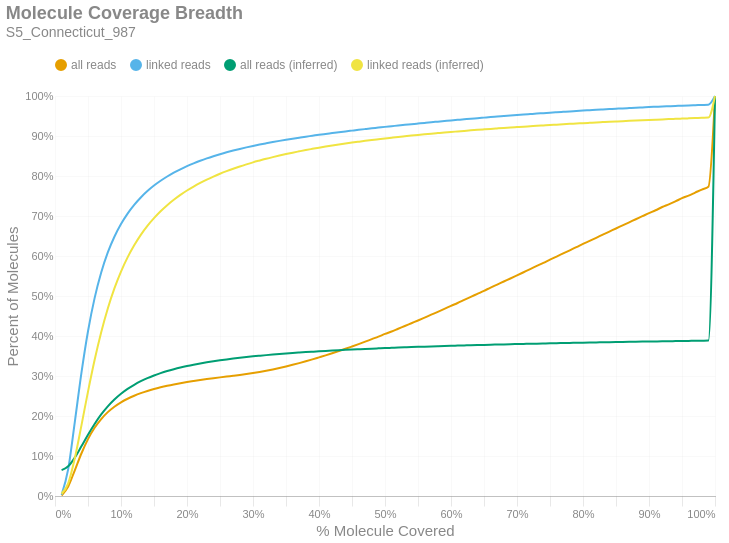

Source (notebook cell):
### Markdown cell above
### Molecule Read Coverage
This chart shows molecule coverage breadth as computed by the number of bases aligned to that molecule. In other words, "*how much of each unique long molecule is actually sequenced/aligned?*" Keep in mind there is a distinction between sequences and alignments, since some sequences belonging to a particular molecule may not align well and wouldn't appear in the alignment data. This chart also shows molecule coverage breadth as computed by the *inferred fragment* from which the aligned sequences originate. Unlike read coverage, this calculation takes into account the total insert size, including unsequenced gaps between the forward and reverse reads. Like the previous figures, these are cumulative percents.

### Code cell
if SKIPLR:
    print_html(f"Skipped")
else:
    binned_df = consolidated_hist(valids['coverage_bp'], mask, 0.01, True)
    binned_df_inf = consolidated_hist(valids['coverage_inserts'], mask, 0.01, True)
    binned_df = binned_df.with_columns(pl.lit(binned_df_inf['all reads (cumsum)']).alias('all reads (inferred)'))
    binned_df = binned_df.with_columns(pl.lit(binned_df_inf['linked reads (cumsum)']).alias('linked reads (inferred)'))
    binned_df = binned_df.with_columns(
        (pl.col('bin').cast(pl.Float64) + 0.01).alias('right_edge')
    )

    with SafeRender(binned_df):
        (
            density_plot(binned_df, 'Molecule Coverage Breadth', samplename, 'molcov', ['all reads (inferred)','linked reads (inferred)'])
            .encode(
                #x=alt.X('bin:Q', title="% Molecule Covered").axis(format = '%').scale(padding=0),
                x=alt.X('right_edge:Q', title="% Molecule Covered").axis(format='%').scale(padding=0),
                y=alt.Y('value:Q', title='Percent of Molecules')
                    .axis(format='%')
                    .stack(False)
                    .scale(domainMin=0, padding=0),
                color=alt.Color("key:N").scale(domain = ["all reads", "linked reads", "all reads (inferred)", "linked reads (inferred)"]),
                tooltip = [
                    alt.Tooltip("key:N", title = "Data Type"),
                    alt.Tooltip("range_label:N", title="% Molecule Covered"),
                    alt.Tooltip("value:Q", format = ".2%", title="% Molecules")
                ]
            )
        ).display()

### Figure 1 — Vega-Lite specification as saved in the notebook (floating-point values rounded to 4 significant figures)
{"width": "container", "height": 400, "config": {"title": {"anchor": "start", "dy": -15, "fontSize": 18, "color": "#888888", "subtitleColor": "#888888", "subtitleFontSize": 14}, "arc": {"fill": "#0072B2"}, "axis": {"domainColor": "#888888", "domainWidth": 0.5, "gridWidth": 0.2, "grid": false, "titleFontWeight": 400, "titleFontSize": 15, "labelFontSize": 11, "labelColor": "#888888", "tickColor": "#888888", "tickWidth": 0.2, "titleColor": "#888888"}, "axisBand": {"grid": false}, "axisX": {"grid": true, "tickSize": 10, "domainCap": "round"}, "axisY": {"domain": false, "grid": true, "tickSize": 0, "domainCap": "round"}, "background": "transparent", "header": {"labelFontSize": 15, "labelColor": "#888888", "titleFontSize": 15, "titleFontWeight": 600, "titleColor": "#888888"}, "legend": {"labelFont": "sans-serif", "labelFontSize": 12, "labelColor": "#888888", "symbolSize": 100, "symbolType": "circle", "titleFontSize": 12, "titlePadding": 10, "titleColor": "#888888", "title": null, "orient": "top"}, "range": {"category": ["#E69F00", "#56B4E9", "#009E73", "#F0E442", "#0072B2", "#D55E00", "#CC79A7", "#000000"], "diverging": ["#cfe8f3", "#a2d4ec", "#73bfe2", "#46abdb", "#1696d2", "#12719e"]}, "area": {"fill": "#0072B2", "fillOpacity": 0.7, "line": true, "strokeOpacity": 0.7}, "line": {"color": "#0072B2", "stroke": "#0072B2", "strokeWidth": 2}, "trail": {"color": "#0072B2", "stroke": "#0072B2", "strokeWidth": 0, "size": 1}, "point": {"filled": true, "fillOpacity": 1.0, "size": 95}, "text": {"color": "#888888", "fontSize": 11, "align": "right", "fontWeight": 400, "size": 11}, "bar": {"fill": "#0072B2", "stroke": null}, "view": {"stroke": null, "continuousWidth": 660, "continuousHeight": 400}}, "data": {"name": "data-7f40b8d6e49756b22aa5c17d21b0e54e"}, "mark": {"type": "line", "interpolate": "monotone", "point": {"opacity": 0, "size": 275}}, "encoding": {"color": {"field": "key", "scale": {"domain": ["all reads", "linked reads", "all reads (inferred)", "linked reads (inferred)"]}, "type": "nominal"}, "tooltip": [{"field": "key", "title": "Data Type", "type": "nominal"}, {"field": "range_label", "title": "% Molecule Covered", "type": "nominal"}, {"field": "value", "format": ".2%", "title": "% Molecules", "type": "quantitative"}], "x": {"axis": {"format": "%"}, "field": "right_edge", "scale": {"padding": 0}, "title": "% Molecule Covered", "type": "quantitative"}, "y": {"axis": {"format": "%"}, "field": "value", "scale": {"domainMin": 0, "padding": 0}, "stack": false, "title": "Percent of Molecules", "type": "quantitative"}}, "params": [{"name": "param_c36ac31b6afebe62", "select": {"type": "point", "fields": ["key"]}, "bind": "legend"}], "title": {"text": "Molecule Coverage Breadth", "subtitle": "S5_Connecticut_987"}, "transform": [{"fold": ["all reads (cumsum)", "linked reads (cumsum)", "all reads (inferred)", "linked reads (inferred)"]}, {"calculate": "replace(datum.key, ' (cumsum)', '')", "as": "key"}, {"filter": {"param": "param_c36ac31b6afebe62"}}], "usermeta": {"embedOptions": {"downloadFileName": "S5_Connecticut_987.molcov"}}, "$schema": "https://vega.github.io/schema/vega-lite/v6.1.0.json", "datasets": {"data-7f40b8d6e49756b22aa5c17d21b0e54e": [{"bin": "0.0", "interval": "0.0-0.01", "all reads": 0.00131, "linked reads": 0.003175, "all reads (cumsum)": 0.00131, "linked reads (cumsum)": 0.003175, "range_label": "0.0-0.01", "all reads (inferred)": 0.06471, "linked reads (inferred)": 0.005738, "right_edge": 0.01}, {"bin": "0.01", "interval": "0.01-0.02", "all reads": 0.02245, "linked reads": 0.06393, "all reads (cumsum)": 0.02376, "linked reads (cumsum)": 0.0671, "range_label": "0.01-0.02", "all reads (inferred)": 0.07425, "linked reads (inferred)": 0.0318, "right_edge": 0.02}, {"bin": "0.02", "interval": "0.02-0.03", "all reads": 0.04059, "linked reads": 0.1179, "all reads (cumsum)": 0.06435, "linked reads (cumsum)": 0.185, "range_label": "0.02-0.03", "all reads (inferred)": 0.09606, "linked reads (inferred)": 0.09445, "right_edge": 0.03}, {"bin": "0.03", "interval": "0.03-0.04", "all reads": 0.04193, "linked reads": 0.1222, "all reads (cumsum)": 0.1063, "linked reads (cumsum)": 0.3072, "range_label": "0.03-0.04", "all reads (inferred)": 0.1241, "linked reads (inferred)": 0.1761, "right_edge": 0.04}, {"bin": "0.04", "interval": "0.04-0.05", "all reads": 0.03587, "linked reads": 0.1048, "all reads (cumsum)": 0.1422, "linked reads (cumsum)": 0.4119, "range_label": "0.04-0.05", "all reads (inferred)": 0.1532, "linked reads (inferred)": 0.261, "right_edge": 0.05}, {"bin": "0.05", "interval": "0.05-0.06", "all reads": 0.02836, "linked reads": 0.08275, "all reads (cumsum)": 0.1705, "linked reads (cumsum)": 0.4947, "range_label": "0.05-0.06", "all reads (inferred)": 0.1801, "linked reads (inferred)": 0.3399, "right_edge": 0.06}, {"bin": "0.06", "interval": "0.06-0.07", "all reads": 0.02189, "linked reads": 0.0639, "all reads (cumsum)": 0.1924, "linked reads (cumsum)": 0.5586, "range_label": "0.06-0.07", "all reads (inferred)": 0.2038, "linked reads (inferred)": 0.4094, "right_edge": 0.07}, {"bin": "0.07", "interval": "0.07-0.08", "all reads": 0.01723, "linked reads": 0.05024, "all reads (cumsum)": 0.2096, "linked reads (cumsum)": 0.6088, "range_label": "0.07-0.08", "all reads (inferred)": 0.2241, "linked reads (inferred)": 0.4687, "right_edge": 0.08}, {"bin": "0.08", "interval": "0.08-0.09", "all reads": 0.01354, "linked reads": 0.03934, "all reads (cumsum)": 0.2232, "linked reads (cumsum)": 0.6482, "range_label": "0.08-0.09", "all reads (inferred)": 0.2412, "linked reads (inferred)": 0.5189, "right_edge": 0.09}, {"bin": "0.09", "interval": "0.09-0.1", "all reads": 0.01096, "linked reads": 0.03179, "all reads (cumsum)": 0.2341, "linked reads (cumsum)": 0.68, "range_label": "0.09-0.1", "all reads (inferred)": 0.2556, "linked reads (inferred)": 0.5611, "right_edge": 0.1}, {"bin": "0.1", "interval": "0.1-0.11", "all reads": 0.009013, "linked reads": 0.02606, "all reads (cumsum)": 0.2432, "linked reads (cumsum)": 0.706, "range_label": "0.1-0.11", "all reads (inferred)": 0.2677, "linked reads (inferred)": 0.5967, "right_edge": 0.11}, {"bin": "0.11", "interval": "0.11-0.12", "all reads": 0.00754, "linked reads": 0.02178, "all reads (cumsum)": 0.2507, "linked reads (cumsum)": 0.7278, "range_label": "0.11-0.12", "all reads (inferred)": 0.2781, "linked reads (inferred)": 0.6269, "right_edge": 0.12}, {"bin": "0.12", "interval": "0.12-0.13", "all reads": 0.006431, "linked reads": 0.01853, "all reads (cumsum)": 0.2571, "linked reads (cumsum)": 0.7464, "range_label": "0.12-0.13", "all reads (inferred)": 0.287, "linked reads (inferred)": 0.6529, "right_edge": 0.13}, {"bin": "0.13", "interval": "0.13-0.14", "all reads": 0.005538, "linked reads": 0.01592, "all reads (cumsum)": 0.2627, "linked reads (cumsum)": 0.7623, "range_label": "0.13-0.14", "all reads (inferred)": 0.2946, "linked reads (inferred)": 0.6754, "right_edge": 0.14}, {"bin": "0.14", "interval": "0.14-0.15", "all reads": 0.00482, "linked reads": 0.01378, "all reads (cumsum)": 0.2675, "linked reads (cumsum)": 0.776, "range_label": "0.14-0.15", "all reads (inferred)": 0.3012, "linked reads (inferred)": 0.6947, "right_edge": 0.15}, {"bin": "0.15", "interval": "0.15-0.16", "all reads": 0.004213, "linked reads": 0.01197, "all reads (cumsum)": 0.2717, "linked reads (cumsum)": 0.788, "range_label": "0.15-0.16", "all reads (inferred)": 0.3071, "linked reads (inferred)": 0.7118, "right_edge": 0.16}, {"bin": "0.16", "interval": "0.16-0.17", "all reads": 0.00378, "linked reads": 0.01069, "all reads (cumsum)": 0.2755, "linked reads (cumsum)": 0.7987, "range_label": "0.16-0.17", "all reads (inferred)": 0.3123, "linked reads (inferred)": 0.727, "right_edge": 0.17}, {"bin": "0.17", "interval": "0.17-0.18", "all reads": 0.003422, "linked reads": 0.009552, "all reads (cumsum)": 0.2789, "linked reads (cumsum)": 0.8083, "range_label": "0.17-0.18", "all reads (inferred)": 0.3169, "linked reads (inferred)": 0.7405, "right_edge": 0.18}, {"bin": "0.18", "interval": "0.18-0.19", "all reads": 0.00311, "linked reads": 0.008556, "all reads (cumsum)": 0.282, "linked reads (cumsum)": 0.8168, "range_label": "0.18-0.19", "all reads (inferred)": 0.3211, "linked reads (inferred)": 0.7527, "right_edge": 0.19}, {"bin": "0.19", "interval": "0.19-0.2", "all reads": 0.002888, "linked reads": 0.007863, "all reads (cumsum)": 0.2849, "linked reads (cumsum)": 0.8247, "range_label": "0.19-0.2", "all reads (inferred)": 0.3249, "linked reads (inferred)": 0.7637, "right_edge": 0.2}, {"bin": "0.2", "interval": "0.2-0.21", "all reads": 0.002594, "linked reads": 0.006922, "all reads (cumsum)": 0.2875, "linked reads (cumsum)": 0.8316, "range_label": "0.2-0.21", "all reads (inferred)": 0.3283, "linked reads (inferred)": 0.7736, "right_edge": 0.21}, {"bin": "0.21", "interval": "0.21-0.22", "all reads": 0.002455, "linked reads": 0.006422, "all reads (cumsum)": 0.2899, "linked reads (cumsum)": 0.838, "range_label": "0.21-0.22", "all reads (inferred)": 0.3314, "linked reads (inferred)": 0.7827, "right_edge": 0.22}, {"bin": "0.22", "interval": "0.22-0.23", "all reads": 0.002323, "linked reads": 0.005945, "all reads (cumsum)": 0.2923, "linked reads (cumsum)": 0.844, "range_label": "0.22-0.23", "all reads (inferred)": 0.3342, "linked reads (inferred)": 0.7909, "right_edge": 0.23}, {"bin": "0.23", "interval": "0.23-0.24", "all reads": 0.002195, "linked reads": 0.005465, "all reads (cumsum)": 0.2945, "linked reads (cumsum)": 0.8494, "range_label": "0.23-0.24", "all reads (inferred)": 0.3369, "linked reads (inferred)": 0.7986, "right_edge": 0.24}, {"bin": "0.24", "interval": "0.24-0.25", "all reads": 0.002116, "linked reads": 0.005094, "all reads (cumsum)": 0.2966, "linked reads (cumsum)": 0.8545, "range_label": "0.24-0.25", "all reads (inferred)": 0.3393, "linked reads (inferred)": 0.8056, "right_edge": 0.25}, {"bin": "0.25", "interval": "0.25-0.26", "all reads": 0.002027, "linked reads": 0.004741, "all reads (cumsum)": 0.2986, "linked reads (cumsum)": 0.8593, "range_label": "0.25-0.26", "all reads (inferred)": 0.3415, "linked reads (inferred)": 0.8121, "right_edge": 0.26}, {"bin": "0.26", "interval": "0.26-0.27", "all reads": 0.001952, "linked reads": 0.004314, "all reads (cumsum)": 0.3006, "linked reads (cumsum)": 0.8636, "range_label": "0.26-0.27", "all reads (inferred)": 0.3436, "linked reads (inferred)": 0.8182, "right_edge": 0.27}, {"bin": "0.27", "interval": "0.27-0.28", "all reads": 0.002031, "linked reads": 0.004094, "all reads (cumsum)": 0.3026, "linked reads (cumsum)": 0.8677, "range_label": "0.27-0.28", "all reads (inferred)": 0.3456, "linked reads (inferred)": 0.8239, "right_edge": 0.28}, {"bin": "0.28", "interval": "0.28-0.29", "all reads": 0.002216, "linked reads": 0.003887, "all reads (cumsum)": 0.3048, "linked reads (cumsum)": 0.8716, "range_label": "0.28-0.29", "all reads (inferred)": 0.3474, "linked reads (inferred)": 0.8292, "right_edge": 0.29}, {"bin": "0.29", "interval": "0.29-0.3", "all reads": 0.002509, "linked reads": 0.003658, "all reads (cumsum)": 0.3073, "linked reads (cumsum)": 0.8752, "range_label": "0.29-0.3", "all reads (inferred)": 0.3491, "linked reads (inferred)": 0.8341, "right_edge": 0.3}, {"bin": "0.3", "interval": "0.3-0.31", "all reads": 0.002777, "linked reads": 0.003423, "all reads (cumsum)": 0.3101, "linked reads (cumsum)": 0.8786, "range_label": "0.3-0.31", "all reads (inferred)": 0.3507, "linked reads (inferred)": 0.8387, "right_edge": 0.31}, {"bin": "0.31", "interval": "0.31-0.32", "all reads": 0.003028, "linked reads": 0.003175, "all reads (cumsum)": 0.3131, "linked reads (cumsum)": 0.8818, "range_label": "0.31-0.32", "all reads (inferred)": 0.3522, "linked reads (inferred)": 0.8431, "right_edge": 0.32}, {"bin": "0.32", "interval": "0.32-0.33", "all reads": 0.003344, "linked reads": 0.003074, "all reads (cumsum)": 0.3165, "linked reads (cumsum)": 0.8849, "range_label": "0.32-0.33", "all reads (inferred)": 0.3536, "linked reads (inferred)": 0.8472, "right_edge": 0.33}, {"bin": "0.33", "interval": "0.33-0.34", "all reads": 0.003528, "linked reads": 0.002913, "all reads (cumsum)": 0.32, "linked reads (cumsum)": 0.8878, "range_label": "0.33-0.34", "all reads (inferred)": 0.3549, "linked reads (inferred)": 0.8511, "right_edge": 0.34}, {"bin": "0.34", "interval": "0.34-0.35", "all reads": 0.003818, "linked reads": 0.002824, "all reads (cumsum)": 0.3238, "linked reads (cumsum)": 0.8906, "range_label": "0.34-0.35", "all reads (inferred)": 0.3562, "linked reads (inferred)": 0.8548, "right_edge": 0.35}, {"bin": "0.35", "interval": "0.35-0.36", "all reads": 0.00408, "linked reads": 0.002665, "all reads (cumsum)": 0.3279, "linked reads (cumsum)": 0.8933, "range_label": "0.35-0.36", "all reads (inferred)": 0.3574, "linked reads (inferred)": 0.8584, "right_edge": 0.36}, {"bin": "0.36", "interval": "0.36-0.37", "all reads": 0.004306, "linked reads": 0.00256, "all reads (cumsum)": 0.3322, "linked reads (cumsum)": 0.8959, "range_label": "0.36-0.37", "all reads (inferred)": 0.3586, "linked reads (inferred)": 0.8617, "right_edge": 0.37}, {"bin": "0.37", "interval": "0.37-0.38", "all reads": 0.004546, "linked reads": 0.002501, "all reads (cumsum)": 0.3367, "linked reads (cumsum)": 0.8984, "range_label": "0.37-0.38", "all reads (inferred)": 0.3597, "linked reads (inferred)": 0.8649, "right_edge": 0.38}, {"bin": "0.38", "interval": "0.38-0.39", "all reads": 0.004726, "linked reads": 0.002317, "all reads (cumsum)": 0.3415, "linked reads (cumsum)": 0.9007, "range_label": "0.38-0.39", "all reads (inferred)": 0.3607, "linked reads (inferred)": 0.8679, "right_edge": 0.39}, {"bin": "0.39", "interval": "0.39-0.4", "all reads": 0.004991, "linked reads": 0.002381, "all reads (cumsum)": 0.3465, "linked reads (cumsum)": 0.9031, "range_label": "0.39-0.4", "all reads (inferred)": 0.3618, "linked reads (inferred)": 0.8708, "right_edge": 0.4}, {"bin": "0.4", "interval": "0.4-0.41", "all reads": 0.005019, "linked reads": 0.002164, "all reads (cumsum)": 0.3515, "linked reads (cumsum)": 0.9052, "range_label": "0.4-0.41", "all reads (inferred)": 0.3627, "linked reads (inferred)": 0.8736, "right_edge": 0.41}, {"bin": "0.41", "interval": "0.41-0.42", "all reads": 0.005321, "linked reads": 0.002127, "all reads (cumsum)": 0.3568, "linked reads (cumsum)": 0.9073, "range_label": "0.41-0.42", "all reads (inferred)": 0.3637, "linked reads (inferred)": 0.8763, "right_edge": 0.42}, {"bin": "0.42", "interval": "0.42-0.43", "all reads": 0.005531, "linked reads": 0.002141, "all reads (cumsum)": 0.3623, "linked reads (cumsum)": 0.9095, "range_label": "0.42-0.43", "all reads (inferred)": 0.3645, "linked reads (inferred)": 0.8788, "right_edge": 0.43}, {"bin": "0.43", "interval": "0.43-0.44", "all reads": 0.005658, "linked reads": 0.002009, "all reads (cumsum)": 0.368, "linked reads (cumsum)": 0.9115, "range_label": "0.43-0.44", "all reads (inferred)": 0.3654, "linked reads (inferred)": 0.8812, "right_edge": 0.44}, {"bin": "0.44", "interval": "0.44-0.45", "all reads": 0.005864, "linked reads": 0.001949, "all reads (cumsum)": 0.3739, "linked reads (cumsum)": 0.9134, "range_label": "0.44-0.45", "all reads (inferred)": 0.3662, "linked reads (inferred)": 0.8835, "right_edge": 0.45}, {"bin": "0.45", "interval": "0.45-0.46", "all reads": 0.005935, "linked reads": 0.001942, "all reads (cumsum)": 0.3798, "linked reads (cumsum)": 0.9154, "range_label": "0.45-0.46", "all reads (inferred)": 0.3669, "linked reads (inferred)": 0.8857, "right_edge": 0.46}, {"bin": "0.46", "interval": "0.46-0.47", "all reads": 0.006071, "linked reads": 0.001892, "all reads (cumsum)": 0.3859, "linked reads (cumsum)": 0.9173, "range_label": "0.46-0.47", "all reads (inferred)": 0.3677, "linked reads (inferred)": 0.8879, "right_edge": 0.47}, {"bin": "0.47", "interval": "0.47-0.48", "all reads": 0.006305, "linked reads": 0.00187, "all reads (cumsum)": 0.3922, "linked reads (cumsum)": 0.9191, "range_label": "0.47-0.48", "all reads (inferred)": 0.3684, "linked reads (inferred)": 0.89, "right_edge": 0.48}, {"bin": "0.48", "interval": "0.48-0.49", "all reads": 0.006141, "linked reads": 0.001808, "all reads (cumsum)": 0.3983, "linked reads (cumsum)": 0.921, "range_label": "0.48-0.49", "all reads (inferred)": 0.3691, "linked reads (inferred)": 0.8919, "right_edge": 0.49}, {"bin": "0.49", "interval": "0.49-0.5", "all reads": 0.006923, "linked reads": 0.001861, "all reads (cumsum)": 0.4052, "linked reads (cumsum)": 0.9228, "range_label": "0.49-0.5", "all reads (inferred)": 0.3698, "linked reads (inferred)": 0.8939, "right_edge": 0.5}, {"bin": "0.5", "interval": "0.5-0.51", "all reads": 0.006087, "linked reads": 0.001678, "all reads (cumsum)": 0.4113, "linked reads (cumsum)": 0.9245, "range_label": "0.5-0.51", "all reads (inferred)": 0.3704, "linked reads (inferred)": 0.8957, "right_edge": 0.51}, {"bin": "0.51", "interval": "0.51-0.52", "all reads": 0.006919, "linked reads": 0.001747, "all reads (cumsum)": 0.4182, "linked reads (cumsum)": 0.9262, "range_label": "0.51-0.52", "all reads (inferred)": 0.3711, "linked reads (inferred)": 0.8975, "right_edge": 0.52}, {"bin": "0.52", "interval": "0.52-0.53", "all reads": 0.006736, "linked reads": 0.001639, "all reads (cumsum)": 0.425, "linked reads (cumsum)": 0.9279, "range_label": "0.52-0.53", "all reads (inferred)": 0.3717, "linked reads (inferred)": 0.8992, "right_edge": 0.53}, {"bin": "0.53", "interval": "0.53-0.54", "all reads": 0.006942, "linked reads": 0.001629, "all reads (cumsum)": 0.4319, "linked reads (cumsum)": 0.9295, "range_label": "0.53-0.54", "all reads (inferred)": 0.3723, "linked reads (inferred)": 0.901, "right_edge": 0.54}, {"bin": "0.54", "interval": "0.54-0.55", "all reads": 0.006888, "linked reads": 0.00164, "all reads (cumsum)": 0.4388, "linked reads (cumsum)": 0.9312, "range_label": "0.54-0.55", "all reads (inferred)": 0.3729, "linked reads (inferred)": 0.9026, "right_edge": 0.55}, {"bin": "0.55", "interval": "0.55-0.56", "all reads": 0.007225, "linked reads": 0.001642, "all reads (cumsum)": 0.446, "linked reads (cumsum)": 0.9328, "range_label": "0.55-0.56", "all reads (inferred)": 0.3734, "linked reads (inferred)": 0.9042, "right_edge": 0.56}, {"bin": "0.56", "interval": "0.56-0.57", "all reads": 0.007284, "linked reads": 0.00161, "all reads (cumsum)": 0.4533, "linked reads (cumsum)": 0.9344, "range_label": "0.56-0.57", "all reads (inferred)": 0.3739, "linked reads (inferred)": 0.9057, "right_edge": 0.57}, {"bin": "0.57", "interval": "0.57-0.58", "all reads": 0.007157, "linked reads": 0.001503, "all reads (cumsum)": 0.4605, "linked reads (cumsum)": 0.9359, "range_label": "0.57-0.58", "all reads (inferred)": 0.3745, "linked reads (inferred)": 0.9072, "right_edge": 0.58}, {"bin": "0.58", "interval": "0.58-0.59", "all reads": 0.007316, "linked reads": 0.001519, "all reads (cumsum)": 0.4678, "linked reads (cumsum)": 0.9374, "range_label": "0.58-0.59", "all reads (inferred)": 0.375, "linked reads (inferred)": 0.9087, "right_edge": 0.59}, {"bin": "0.59", "interval": "0.59-0.6", "all reads": 0.007555, "linked reads": 0.001538, "all reads (cumsum)": 0.4753, "linked reads (cumsum)": 0.939, "range_label": "0.59-0.6", "all reads (inferred)": 0.3755, "linked reads (inferred)": 0.9101, "right_edge": 0.6}, {"bin": "0.6", "interval": "0.6-0.61", "all reads": 0.007247, "linked reads": 0.001413, "all reads (cumsum)": 0.4826, "linked reads (cumsum)": 0.9404, "range_label": "0.6-0.61", "all reads (inferred)": 0.376, "linked reads (inferred)": 0.9114, "right_edge": 0.61}, {"bin": "0.61", "interval": "0.61-0.62", "all reads": 0.00762, "linked reads": 0.001408, "all reads (cumsum)": 0.4902, "linked reads (cumsum)": 0.9418, "range_label": "0.61-0.62", "all reads (inferred)": 0.3764, "linked reads (inferred)": 0.9128, "right_edge": 0.62}, {"bin": "0.62", "interval": "0.62-0.63", "all reads": 0.00753, "linked reads": 0.001419, "all reads (cumsum)": 0.4977, "linked reads (cumsum)": 0.9432, "range_label": "0.62-0.63", "all reads (inferred)": 0.3769, "linked reads (inferred)": 0.9141, "right_edge": 0.63}, {"bin": "0.63", "interval": "0.63-0.64", "all reads": 0.007615, "linked reads": 0.001355, "all reads (cumsum)": 0.5054, "linked reads (cumsum)": 0.9446, "range_label": "0.63-0.64", "all reads (inferred)": 0.3773, "linked reads (inferred)": 0.9154, "right_edge": 0.64}, {"bin": "0.64", "interval": "0.64-0.65", "all reads": 0.0076, "linked reads": 0.001389, "all reads (cumsum)": 0.513, "linked reads (cumsum)": 0.9459, "range_label": "0.64-0.65", "all reads (inferred)": 0.3778, "linked reads (inferred)": 0.9166, "right_edge": 0.65}, {"bin": "0.65", "interval": "0.65-0.66", "all reads": 0.007956, "linked reads": 0.001388, "all reads (cumsum)": 0.5209, "linked reads (cumsum)": 0.9473, "range_label": "0.65-0.66", "all reads (inferred)": 0.3782, "linked reads (inferred)": 0.9178, "right_edge": 0.66}, {"bin": "0.66", "interval": "0.66-0.67", "all reads": 0.007546, "linked reads": 0.001246, "all reads (cumsum)": 0.5285, "linked reads (cumsum)": 0.9486, "range_label": "0.66-0.67", "all reads (inferred)": 0.3786, "linked reads (inferred)": 0.919, "right_edge": 0.67}, {"bin": "0.67", "interval": "0.67-0.68", "all reads": 0.007737, "linked reads": 0.001275, "all reads (cumsum)": 0.5362, "linked reads (cumsum)": 0.9499, "range_label": "0.67-0.68", "all reads (inferred)": 0.379, "linked reads (inferred)": 0.9201, "right_edge": 0.68}, {"bin": "0.68", "interval": "0.68-0.69", "all reads": 0.007609, "linked reads": 0.001263, "all reads (cumsum)": 0.5438, "linked reads (cumsum)": 0.9511, "range_label": "0.68-0.69", "all reads (inferred)": 0.3794, "linked reads (inferred)": 0.9212, "right_edge": 0.69}, {"bin": "0.69", "interval": "0.69-0.7", "all reads": 0.007855, "linked reads": 0.001239, "all reads (cumsum)": 0.5517, "linked reads (cumsum)": 0.9524, "range_label": "0.69-0.7", "all reads (inferred)": 0.3798, "linked reads (inferred)": 0.9223, "right_edge": 0.7}, {"bin": "0.7", "interval": "0.7-0.71", "all reads": 0.00779, "linked reads": 0.001221, "all reads (cumsum)": 0.5594, "linked reads (cumsum)": 0.9536, "range_label": "0.7-0.71", "all reads (inferred)": 0.3802, "linked reads (inferred)": 0.9234, "right_edge": 0.71}, {"bin": "0.71", "interval": "0.71-0.72", "all reads": 0.007789, "linked reads": 0.001204, "all reads (cumsum)": 0.5672, "linked reads (cumsum)": 0.9548, "range_label": "0.71-0.72", "all reads (inferred)": 0.3806, "linked reads (inferred)": 0.9244, "right_edge": 0.72}, {"bin": "0.72", "interval": "0.72-0.73", "all reads": 0.007887, "linked reads": 0.001201, "all reads (cumsum)": 0.5751, "linked reads (cumsum)": 0.956, "range_label": "0.72-0.73", "all reads (inferred)": 0.3809, "linked reads (inferred)": 0.9255, "right_edge": 0.73}, {"bin": "0.73", "interval": "0.73-0.74", "all reads": 0.0077, "linked reads": 0.00111, "all reads (cumsum)": 0.5828, "linked reads (cumsum)": 0.9571, "range_label": "0.73-0.74", "all reads (inferred)": 0.3813, "linked reads (inferred)": 0.9265, "right_edge": 0.74}, {"bin": "0.74", "interval": "0.74-0.75", "all reads": 0.008278, "linked reads": 0.001168, "all reads (cumsum)": 0.5911, "linked reads (cumsum)": 0.9583, "range_label": "0.74-0.75", "all reads (inferred)": 0.3817, "linked reads (inferred)": 0.9275, "right_edge": 0.75}, {"bin": "0.75", "interval": "0.75-0.76", "all reads": 0.007559, "linked reads": 0.001092, "all reads (cumsum)": 0.5987, "linked reads (cumsum)": 0.9594, "range_label": "0.75-0.76", "all reads (inferred)": 0.382, "linked reads (inferred)": 0.9284, "right_edge": 0.76}, {"bin": "0.76", "interval": "0.76-0.77", "all reads": 0.007856, "linked reads": 0.001067, "all reads (cumsum)": 0.6065, "linked reads (cumsum)": 0.9604, "range_label": "0.76-0.77", "all reads (inferred)": 0.3824, "linked reads (inferred)": 0.9294, "right_edge": 0.77}, {"bin": "0.77", "interval": "0.77-0.78", "all reads": 0.007765, "linked reads": 0.001062, "all reads (cumsum)": 0.6143, "linked reads (cumsum)": 0.9615, "range_label": "0.77-0.78", "all reads (inferred)": 0.3827, "linked reads (inferred)": 0.9303, "right_edge": 0.78}, {"bin": "0.78", "interval": "0.78-0.79", "all reads": 0.007726, "linked reads": 0.0009721, "all reads (cumsum)": 0.622, "linked reads (cumsum)": 0.9625, "range_label": "0.78-0.79", "all reads (inferred)": 0.383, "linked reads (inferred)": 0.9312, "right_edge": 0.79}, {"bin": "0.79", "interval": "0.79-0.8", "all reads": 0.008222, "linked reads": 0.001026, "all reads (cumsum)": 0.6302, "linked reads (cumsum)": 0.9635, "range_label": "0.79-0.8", "all reads (inferred)": 0.3833, "linked reads (inferred)": 0.9321, "right_edge": 0.8}, {"bin": "0.8", "interval": "0.8-0.81", "all reads": 0.007567, "linked reads": 0.0009602, "all reads (cumsum)": 0.6378, "linked reads (cumsum)": 0.9644, "range_label": "0.8-0.81", "all reads (inferred)": 0.3836, "linked reads (inferred)": 0.933, "right_edge": 0.81}, {"bin": "0.81", "interval": "0.81-0.82", "all reads": 0.00772, "linked reads": 0.0009848, "all reads (cumsum)": 0.6455, "linked reads (cumsum)": 0.9654, "range_label": "0.81-0.82", "all reads (inferred)": 0.384, "linked reads (inferred)": 0.9339, "right_edge": 0.82}, {"bin": "0.82", "interval": "0.82-0.83", "all reads": 0.007884, "linked reads": 0.0009198, "all reads (cumsum)": 0.6534, "linked reads (cumsum)": 0.9663, "range_label": "0.82-0.83", "all reads (inferred)": 0.3843, "linked reads (inferred)": 0.9347, "right_edge": 0.83}, {"bin": "0.83", "interval": "0.83-0.84", "all reads": 0.007735, "linked reads": 0.0009039, "all reads (cumsum)": 0.6611, "linked reads (cumsum)": 0.9672, "range_label": "0.83-0.84", "all reads (inferred)": 0.3846, "linked reads (inferred)": 0.9355, "right_edge": 0.84}, {"bin": "0.84", "interval": "0.84-0.85", "all reads": 0.007647, "linked reads": 0.0008894, "all reads (cumsum)": 0.6688, "linked reads (cumsum)": 0.9681, "range_label": "0.84-0.85", "all reads (inferred)": 0.3849, "linked reads (inferred)": 0.9364, "right_edge": 0.85}, {"bin": "0.85", "interval": "0.85-0.86", "all reads": 0.007834, "linked reads": 0.000903, "all reads (cumsum)": 0.6766, "linked reads (cumsum)": 0.969, "range_label": "0.85-0.86", "all reads (inferred)": 0.3852, "linked reads (inferred)": 0.9372, "right_edge": 0.86}, {"bin": "0.86", "interval": "0.86-0.87", "all reads": 0.007625, "linked reads": 0.0008558, "all reads (cumsum)": 0.6842, "linked reads (cumsum)": 0.9699, "range_label": "0.86-0.87", "all reads (inferred)": 0.3854, "linked reads (inferred)": 0.938, "right_edge": 0.87}, {"bin": "0.87", "interval": "0.87-0.88", "all reads": 0.007691, "linked reads": 0.0008544, "all reads (cumsum)": 0.6919, "linked reads (cumsum)": 0.9708, "range_label": "0.87-0.88", "all reads (inferred)": 0.3857, "linked reads (inferred)": 0.9387, "right_edge": 0.88}, {"bin": "0.88", "interval": "0.88-0.89", "all reads": 0.007557, "linked reads": 0.0007767, "all reads (cumsum)": 0.6995, "linked reads (cumsum)": 0.9715, "range_label": "0.88-0.89", "all reads (inferred)": 0.386, "linked reads (inferred)": 0.9395, "right_edge": 0.89}, {"bin": "0.89", "interval": "0.89-0.9", "all reads": 0.007654, "linked reads": 0.0007826, "all reads (cumsum)": 0.7071, "linked reads (cumsum)": 0.9723, "range_label": "0.89-0.9", "all reads (inferred)": 0.3862, "linked reads (inferred)": 0.9402, "right_edge": 0.9}, {"bin": "0.9", "interval": "0.9-0.91", "all reads": 0.007187, "linked reads": 0.0007231, "all reads (cumsum)": 0.7143, "linked reads (cumsum)": 0.973, "range_label": "0.9-0.91", "all reads (inferred)": 0.3865, "linked reads (inferred)": 0.9409, "right_edge": 0.91}, {"bin": "0.91", "interval": "0.91-0.92", "all reads": 0.00808, "linked reads": 0.0007413, "all reads (cumsum)": 0.7224, "linked reads (cumsum)": 0.9738, "range_label": "0.91-0.92", "all reads (inferred)": 0.3868, "linked reads (inferred)": 0.9416, "right_edge": 0.92}, {"bin": "0.92", "interval": "0.92-0.93", "all reads": 0.006827, "linked reads": 0.0006832, "all reads (cumsum)": 0.7292, "linked reads (cumsum)": 0.9745, "range_label": "0.92-0.93", "all reads (inferred)": 0.387, "linked reads (inferred)": 0.9422, "right_edge": 0.93}, {"bin": "0.93", "interval": "0.93-0.94", "all reads": 0.007393, "linked reads": 0.0006823, "all reads (cumsum)": 0.7366, "linked reads (cumsum)": 0.9751, "range_label": "0.93-0.94", "all reads (inferred)": 0.3872, "linked reads (inferred)": 0.9428, "right_edge": 0.94}, {"bin": "0.94", "interval": "0.94-0.95", "all reads": 0.007932, "linked reads": 0.0006773, "all reads (cumsum)": 0.7446, "linked reads (cumsum)": 0.9758, "range_label": "0.94-0.95", "all reads (inferred)": 0.3875, "linked reads (inferred)": 0.9435, "right_edge": 0.95}, {"bin": "0.95", "interval": "0.95-0.96", "all reads": 0.006478, "linked reads": 0.0006373, "all reads (cumsum)": 0.751, "linked reads (cumsum)": 0.9765, "range_label": "0.95-0.96", "all reads (inferred)": 0.3877, "linked reads (inferred)": 0.9441, "right_edge": 0.96}, {"bin": "0.96", "interval": "0.96-0.97", "all reads": 0.007523, "linked reads": 0.0005919, "all reads (cumsum)": 0.7586, "linked reads (cumsum)": 0.977, "range_label": "0.96-0.97", "all reads (inferred)": 0.388, "linked reads (inferred)": 0.9447, "right_edge": 0.97}, {"bin": "0.97", "interval": "0.97-0.98", "all reads": 0.00756, "linked reads": 0.0005914, "all reads (cumsum)": 0.7661, "linked reads (cumsum)": 0.9776, "range_label": "0.97-0.98", "all reads (inferred)": 0.3882, "linked reads (inferred)": 0.9454, "right_edge": 0.98}, {"bin": "0.98", "interval": "0.98-0.99", "all reads": 0.006811, "linked reads": 0.000605, "all reads (cumsum)": 0.7729, "linked reads (cumsum)": 0.9782, "range_label": "0.98-0.99", "all reads (inferred)": 0.3885, "linked reads (inferred)": 0.946, "right_edge": 0.99}, {"bin": "0.99", "interval": "0.99-1.0", "all reads": 0.2271, "linked reads": 0.02176, "all reads (cumsum)": 1.0, "linked reads (cumsum)": 1.0, "range_label": "0.99-1.0", "all reads (inferred)": 1.0, "linked reads (inferred)": 1.0, "right_edge": 1.0}]}}
